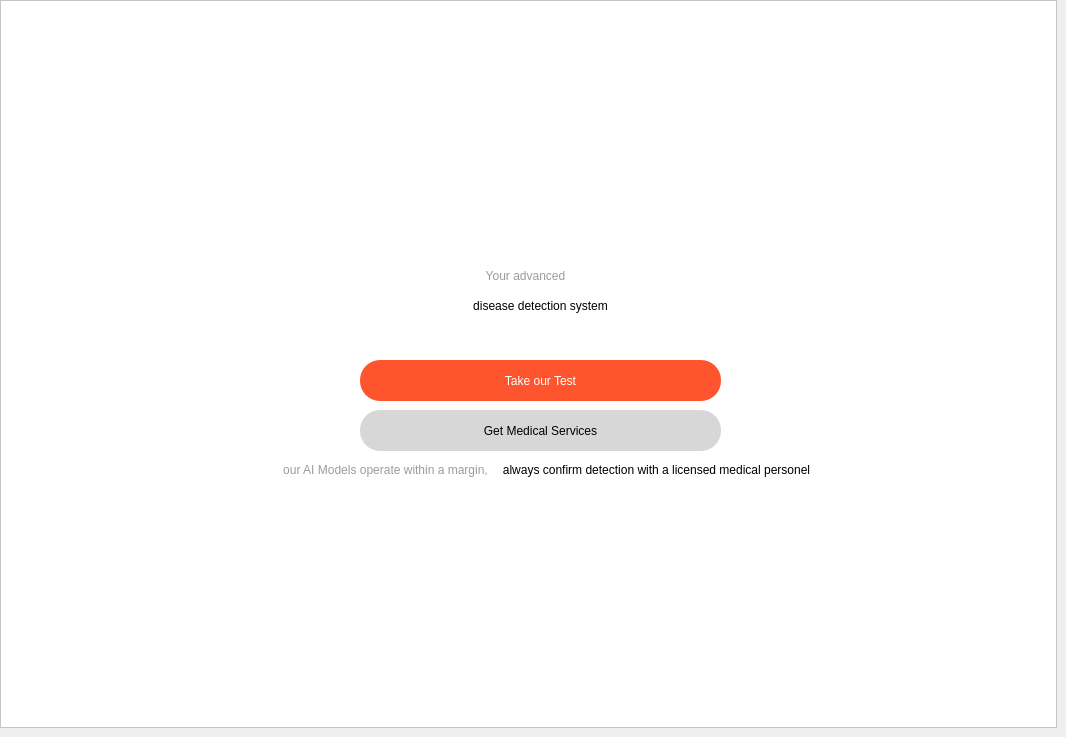
    <widget class="QWidget" name="startup">
     <widget class="QFrame" name="frame">
      <property name="geometry">
       <rect>
        <x>0</x>
        <y>0</y>
        <width>1057</width>
        <height>728</height>
       </rect>
      </property>
      <property name="sizePolicy">
       <sizepolicy hsizetype="Preferred" vsizetype="Preferred">
        <horstretch>0</horstretch>
        <verstretch>0</verstretch>
       </sizepolicy>
      </property>
      <property name="minimumSize">
       <size>
        <width>1057</width>
        <height>728</height>
       </size>
      </property>
      <property name="maximumSize">
       <size>
        <width>1057</width>
        <height>728</height>
       </size>
      </property>
      <property name="styleSheet">
       <string notr="true">background-color: rgb(255, 255, 255);</string>
      </property>
      <property name="frameShape">
       <enum>QFrame::StyledPanel</enum>
      </property>
      <property name="frameShadow">
       <enum>QFrame::Raised</enum>
      </property>
      <widget class="QLabel" name="label_2">
       <property name="geometry">
        <rect>
         <x>430</x>
         <y>260</y>
         <width>191</width>
         <height>31</height>
        </rect>
       </property>
       <property name="styleSheet">
        <string notr="true">font: 81 20pt &quot;Urbanist ExtraBold&quot;;
color: rgba(0, 0, 0, 100);
background-color: rgb(255, 255, 255);</string>
       </property>
       <property name="text">
        <string>Your advanced</string>
       </property>
       <property name="alignment">
        <set>Qt::AlignCenter</set>
       </property>
       <property name="wordWrap">
        <bool>true</bool>
       </property>
      </widget>
      <widget class="QLabel" name="label_3">
       <property name="geometry">
        <rect>
         <x>380</x>
         <y>290</y>
         <width>321</width>
         <height>31</height>
        </rect>
       </property>
       <property name="styleSheet">
        <string notr="true">font: 81 20pt &quot;Urbanist ExtraBold&quot;;
color: rgb(0, 0, 0);
background-color: transparent;</string>
       </property>
       <property name="text">
        <string>disease detection system</string>
       </property>
       <property name="alignment">
        <set>Qt::AlignCenter</set>
       </property>
       <property name="wordWrap">
        <bool>true</bool>
       </property>
      </widget>
      <widget class="QPushButton" name="start">
       <property name="geometry">
        <rect>
         <x>360</x>
         <y>360</y>
         <width>361</width>
         <height>41</height>
        </rect>
       </property>
       <property name="styleSheet">
        <string notr="true">QPushButton{
background-color: rgb(255, 85, 46);
color: rgb(255, 255, 255);
border-radius: 20px;
font: 63 10pt &quot;Urbanist SemiBold&quot;;
}
QPushButton:hover{
background-color: rgba(255, 85, 46, 150);
}</string>
       </property>
       <property name="text">
        <string>Take our Test</string>
       </property>
       <property name="icon">
        <iconset resource="resources.qrc">
         <normaloff>:/assets/quiz.png</normaloff>:/assets/quiz.png</iconset>
       </property>
       <property name="iconSize">
        <size>
         <width>24</width>
         <height>24</height>
        </size>
       </property>
      </widget>
      <widget class="QPushButton" name="personeel">
       <property name="geometry">
        <rect>
         <x>360</x>
         <y>410</y>
         <width>361</width>
         <height>41</height>
        </rect>
       </property>
       <property name="styleSheet">
        <string notr="true">QPushButton{
background-color:rgba(0, 0, 0, 40);
color: rgb(0, 0, 0);
border-radius: 20px;
font: 63 10pt &quot;Urbanist SemiBold&quot;;
}
QPushButton:hover{
background-color:rgba(0, 0, 0, 10);
}</string>
       </property>
       <property name="text">
        <string>Get Medical Services</string>
       </property>
       <property name="iconSize">
        <size>
         <width>24</width>
         <height>24</height>
        </size>
       </property>
      </widget>
      <widget class="QLabel" name="label_4">
       <property name="geometry">
        <rect>
         <x>270</x>
         <y>460</y>
         <width>231</width>
         <height>20</height>
        </rect>
       </property>
       <property name="styleSheet">
        <string notr="true">font: 81 9pt &quot;Urbanist SemiBold&quot;;
color: rgba(0, 0, 0, 100);
background-color: transparent;</string>
       </property>
       <property name="text">
        <string>our AI Models operate within a margin,</string>
       </property>
       <property name="alignment">
        <set>Qt::AlignCenter</set>
       </property>
       <property name="wordWrap">
        <bool>true</bool>
       </property>
      </widget>
      <widget class="QLabel" name="label_5">
       <property name="geometry">
        <rect>
         <x>486</x>
         <y>460</y>
         <width>341</width>
         <height>20</height>
        </rect>
       </property>
       <property name="styleSheet">
        <string notr="true">font: 81 9pt &quot;Urbanist SemiBold&quot;;
color: rgb(0, 0, 0);
background-color: transparent;</string>
       </property>
       <property name="text">
        <string>always confirm detection with a licensed medical personel</string>
       </property>
       <property name="alignment">
        <set>Qt::AlignCenter</set>
       </property>
       <property name="wordWrap">
        <bool>true</bool>
       </property>
      </widget>
      <widget class="QLabel" name="label_38">
       <property name="geometry">
        <rect>
         <x>490</x>
         <y>200</y>
         <width>71</width>
         <height>51</height>
        </rect>
       </property>
       <property name="styleSheet">
        <string notr="true">font: 81 20pt &quot;Urbanist ExtraBold&quot;;
color: rgba(0, 0, 0, 100);
background-color: rgb(255, 255, 255);</string>
       </property>
       <property name="text">
        <string/>
       </property>
       <property name="pixmap">
        <pixmap resource="resources.qrc">:/assets/m_ai__1_-removebg-preview.png</pixmap>
       </property>
       <property name="scaledContents">
        <bool>true</bool>
       </property>
       <property name="alignment">
        <set>Qt::AlignCenter</set>
       </property>
       <property name="wordWrap">
        <bool>true</bool>
       </property>
      </widget>
     </widget>
    </widget>
